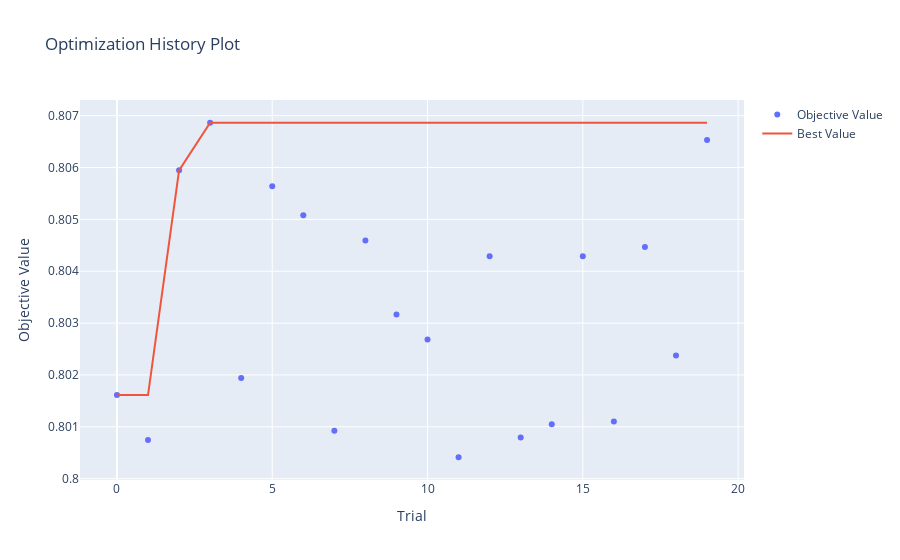

The notebook cell this image was saved under:
### Code cell
vis.plot_optimization_history(study)

### Figure 1 — Plotly figure (JSON) as saved in the notebook; plotly's stock layout.template omitted (floating-point values rounded to 4 significant figures)
{"data": [{"mode": "markers", "name": "Objective Value", "type": "scatter", "x": [0, 1, 2, 3, 4, 5, 6, 7, 8, 9, 10, 11, 12, 13, 14, 15, 16, 17, 18, 19], "y": [0.8016, 0.8007, 0.8059, 0.8069, 0.8019, 0.8056, 0.8051, 0.8009, 0.8046, 0.8032, 0.8027, 0.8004, 0.8043, 0.8008, 0.8011, 0.8043, 0.8011, 0.8045, 0.8024, 0.8065]}, {"mode": "lines", "name": "Best Value", "type": "scatter", "x": [0, 1, 2, 3, 4, 5, 6, 7, 8, 9, 10, 11, 12, 13, 14, 15, 16, 17, 18, 19], "y": [0.8016, 0.8016, 0.8059, 0.8069, 0.8069, 0.8069, 0.8069, 0.8069, 0.8069, 0.8069, 0.8069, 0.8069, 0.8069, 0.8069, 0.8069, 0.8069, 0.8069, 0.8069, 0.8069, 0.8069]}, {"marker": {"color": "#cccccc"}, "mode": "markers", "name": "Infeasible Trial", "showlegend": false, "type": "scatter", "x": [], "y": []}], "layout": {"title": {"text": "Optimization History Plot"}, "xaxis": {"title": {"text": "Trial"}}, "yaxis": {"title": {"text": "Objective Value"}}}}
